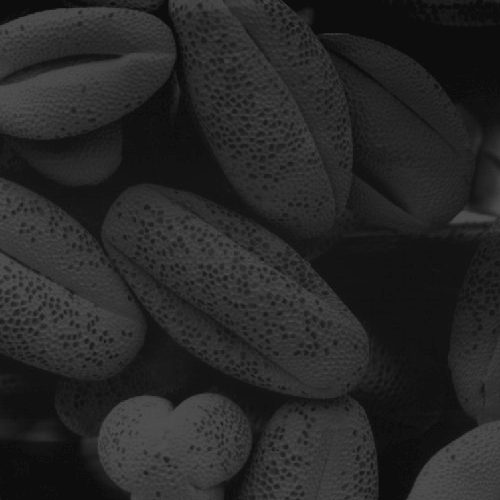
#> input picture assets/a1images/shells.tif, 500 x 500 px, found by its file name
$ python q10_bilateral.py
#> lines starting #> are read from the running program, lines starting #| are printed output that depends on the picture
import numpy as np
import matplotlib.pyplot as plt
import matplotlib.gridspec as gridspec
import cv2
import time

img_bgr  = cv2.imread("assets/a1images/shells.tif")
#> img_bgr is the input picture: shape (500, 500, 3); min 13, max 83, mean 38.7
img_rgb  = cv2.cvtColor(img_bgr, cv2.COLOR_BGR2RGB)
img_gray = cv2.cvtColor(img_bgr, cv2.COLOR_BGR2GRAY).astype(np.float32)

print(f"Image : shells.tif  {img_gray.shape}")
#| Image : shells.tif  (500, 500)


# (a) Manual Bilateral Filter
def bilateral_filter_manual(image, diameter, sigma_s, sigma_r):

    H, W   = image.shape
    radius = diameter // 2
    output = np.zeros_like(image)

    # Pre-build spatial Gaussian weights for the kernel window
    ky, kx   = np.mgrid[-radius:radius+1, -radius:radius+1]   # both (d,d)
    spatial_w = np.exp(-(kx**2 + ky**2) / (2 * sigma_s**2))   # (d,d)

    # Pad image so border pixels have a full neighbourhood
    pad   = radius
    img_p = np.pad(image, pad, mode="reflect")

    for i in range(H):
        for j in range(W):
            # Extract the neighbourhood patch
            patch = img_p[i:i+diameter, j:j+diameter]   # (d,d)

            # Range weight: Gaussian of intensity difference from centre pixel
            centre   = image[i, j]
            range_w  = np.exp(-((patch - centre)**2) / (2 * sigma_r**2))

            # Combined weight
            combined = spatial_w * range_w                # (d,d)

            # Normalised weighted average
            output[i, j] = np.sum(combined * patch) / np.sum(combined)

    return output


# Run on a smaller crop first for speed, then full image
DIAMETER = 9
SIGMA_S  = 10    # larger → smoother (more spatial averaging)
SIGMA_R  = 25    # larger → less edge-preserving (approaches Gaussian blur)

print(f"\nRunning manual bilateral filter (d={DIAMETER}, σs={SIGMA_S}, σr={SIGMA_R})...")
print("(This uses nested loops — may take ~30–60 seconds for a full image)")

# Work on a downscaled version for the manual filter to keep it fast
H, W    = img_gray.shape
#> H = 500; W = 500
scale   = 0.4
small   = cv2.resize(img_gray, (int(W*scale), int(H*scale)))
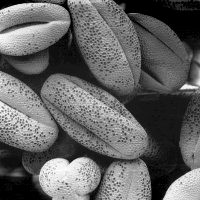
#> small: shape (200, 200) float32; min 13, max 79.25, mean 38.8; drawn with min black and max white

t0 = time.time()
bf_manual_small = bilateral_filter_manual(small, DIAMETER, SIGMA_S, SIGMA_R)
#> in bilateral_filter_manual, `img_p = np.pad(image, pad, mode="reflect")`:
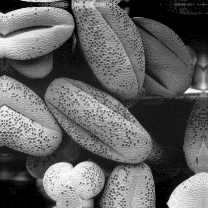
#> img_p: shape (208, 208) float32; min 13, max 79.25, mean 38.7; drawn with min black and max white
#> after the loop in bilateral_filter_manual, `for i in range(H):`:
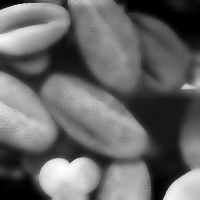
#> output: shape (200, 200) float32; min 13, max 76.77, mean 38.8; drawn with min black and max white
elapsed = time.time() - t0
print(f"Manual filter done in {elapsed:.1f}s  (on {small.shape} image)")
#| Manual filter done in 0.8s  (on (200, 200) image)


# (b) Gaussian smoothing via cv2.GaussianBlur
gauss_full = cv2.GaussianBlur(img_gray, ksize=(9, 9), sigmaX=SIGMA_S)
gauss_small = cv2.GaussianBlur(small,   ksize=(9, 9), sigmaX=SIGMA_S)


# (c) OpenCV bilateral filter
bf_opencv_full  = cv2.bilateralFilter(img_gray, d=DIAMETER,
                                      sigmaColor=SIGMA_R, sigmaSpace=SIGMA_S)
bf_opencv_small = cv2.bilateralFilter(small, d=DIAMETER,
                                      sigmaColor=SIGMA_R, sigmaSpace=SIGMA_S)

print("Manual vs OpenCV bilateral (on small image):")
diff = np.abs(bf_manual_small - bf_opencv_small)
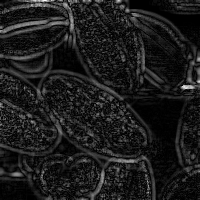
#> diff: shape (200, 200) float32; min 1.91e-06, max 5.09, mean 0.571; drawn with min black and max white
print(f"  Max difference  : {diff.max():.4f}")
#|   Max difference  : 5.0871
print(f"  Mean difference : {diff.mean():.4f}")
#|   Mean difference : 0.5714


# FIGURE 1 — Full image: all three methods on full-resolution image
fig = plt.figure(figsize=(16, 10))
fig.suptitle("Q10 — Bilateral Filtering vs Gaussian Smoothing",
             fontsize=13, fontweight="bold")

gs = gridspec.GridSpec(2, 4, figure=fig, hspace=0.4, wspace=0.3)

def to_uint8(x):
    return np.clip(x, 0, 255).astype(np.uint8)

# Row 0: full-image panels
full_panels = [
    (img_gray,      "Original grayscale"),
    (gauss_full,    f"(b) cv2.GaussianBlur\n(σ={SIGMA_S}, 9×9)\nSmooths edges"),
    (bf_opencv_full,f"(c) cv2.bilateralFilter\n(d={DIAMETER}, σs={SIGMA_S}, σr={SIGMA_R})\nEdges preserved"),
    (np.abs(gauss_full - bf_opencv_full).astype(np.uint8),
                    "Difference map\nGaussian − Bilateral\n(edge regions differ most)"),
]
for col, (im, title) in enumerate(full_panels):
    ax = fig.add_subplot(gs[0, col])
    ax.imshow(to_uint8(im), cmap="gray", vmin=0, vmax=255)
    ax.set_title(title, fontsize=9)
    ax.axis("off")
#> this loop made 4 passes
#> title on pass 1: 'Original grayscale'

# Row 1: small image panels (manual filter result)
small_panels = [
    (small,             "Original (40% scale)"),
    (gauss_small,       "(b) Gaussian (small)"),
    (bf_opencv_small,   "(c) OpenCV bilateral (small)"),
    (bf_manual_small,   f"(d) Manual bilateral (small)\n{elapsed:.1f}s runtime"),
]
for col, (im, title) in enumerate(small_panels):
    ax = fig.add_subplot(gs[1, col])
    ax.imshow(to_uint8(im), cmap="gray", vmin=0, vmax=255)
    ax.set_title(title, fontsize=9)
    ax.axis("off")
#> this loop made 4 passes
#> title on passes 1 to 3: 'Original (40% scale)', '(b) Gaussian (small)', '(c) OpenCV bilateral (small)'

plt.savefig("Q10_Bilateral/outputs/q10_output.png", dpi=150, bbox_inches="tight")
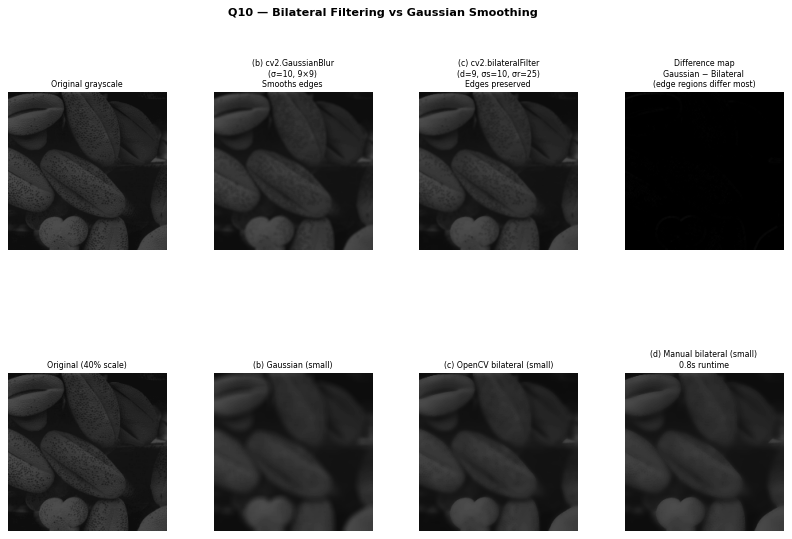
#> figure drawn by matplotlib, 8 panels
print("\nSaved → q10_output.png")
plt.show()


# FIGURE 2 — Zoomed crop: edge preservation is the key comparison
Hs, Ws = small.shape
#> Hs = 200; Ws = 200
r1, r2 = int(Hs * 0.15), int(Hs * 0.65)
#> r1 = 30; r2 = 130
c1, c2 = int(Ws * 0.10), int(Ws * 0.70)
#> c1 = 20; c2 = 140

fig2, axes2 = plt.subplots(1, 4, figsize=(16, 5))
fig2.suptitle("Q10 — Zoomed Crop: Edge Preservation Comparison",
              fontsize=12, fontweight="bold")

crop_panels = [
    (small,            "Original"),
    (gauss_small,      "Gaussian\n(edges blurred)"),
    (bf_opencv_small,  "OpenCV bilateral\n(edges sharp)"),
    (bf_manual_small,  "Manual bilateral\n(edges sharp)"),
]
for ax, (im, title) in zip(axes2, crop_panels):
    ax.imshow(to_uint8(im)[r1:r2, c1:c2], cmap="gray", vmin=0, vmax=255)
    ax.set_title(title, fontsize=10)
    ax.axis("off")
#> this loop made 4 passes

plt.tight_layout()
plt.savefig("Q10_Bilateral/outputs/q10_zoom_crop.png", dpi=150, bbox_inches="tight")
print("Saved -> q10_zoom_crop.png")
plt.show()


# FIGURE 3 — σ_r effect: show how range sigma controls edge preservation
fig3, axes3 = plt.subplots(1, 4, figsize=(16, 5))
fig3.suptitle("Q10 — Effect of σ_r (range sigma) on Edge Preservation\n"
              f"(OpenCV bilateral, d={DIAMETER}, σ_s={SIGMA_S})",
              fontsize=11, fontweight="bold")

for ax, sigma_r in zip(axes3, [5, 25, 75, 150]):
    result = cv2.bilateralFilter(small, d=DIAMETER,
                                 sigmaColor=sigma_r, sigmaSpace=SIGMA_S)
    ax.imshow(result, cmap="gray", vmin=0, vmax=255)
    label = "edge-preserving" if sigma_r <= 25 else ("Gaussian-like" if sigma_r >= 75 else "")
    ax.set_title(f"σ_r = {sigma_r}\n{label}", fontsize=10)
    ax.axis("off")

plt.tight_layout()
plt.savefig("Q10_Bilateral/outputs/q10_sigma_r_effect.png", dpi=150, bbox_inches="tight")
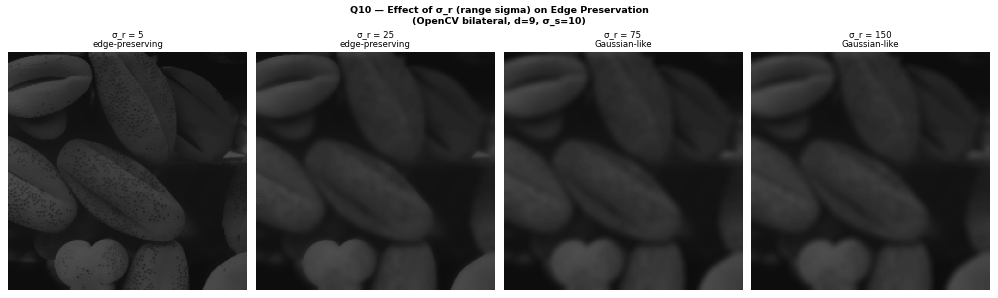
#> figure drawn by matplotlib, 4 panels
print("Saved -> q10_sigma_r_effect.png")
plt.show()


# FIGURE 4 — 1D profile through an edge: the key analytical plot
row_idx = Hs // 2
#> row_idx = 100
x = np.arange(Ws)
#> x = 200 values from 0 to 199

fig4, ax = plt.subplots(figsize=(12, 5))
ax.plot(x, small[row_idx, :],            color="#444444", lw=1.5, label="Original",           alpha=0.8)
ax.plot(x, gauss_small[row_idx, :],      color="#185FA5", lw=2,   label=f"Gaussian (σ={SIGMA_S})")
ax.plot(x, bf_opencv_small[row_idx, :],  color="#0F6E56", lw=2,   label=f"OpenCV bilateral (σr={SIGMA_R})")
ax.plot(x, bf_manual_small[row_idx, :],  color="#A32D2D", lw=1.5, label="Manual bilateral",   ls="--")

ax.set_xlabel("Column index", fontsize=11)
ax.set_ylabel("Intensity", fontsize=11)
ax.set_title("Q10 — 1D Profile: Gaussian blurs edges, Bilateral preserves them",
             fontsize=11)
ax.legend(fontsize=10)
ax.grid(True, alpha=0.3)

plt.tight_layout()
plt.savefig("Q10_Bilateral/outputs/q10_1d_profile.png", dpi=150, bbox_inches="tight")
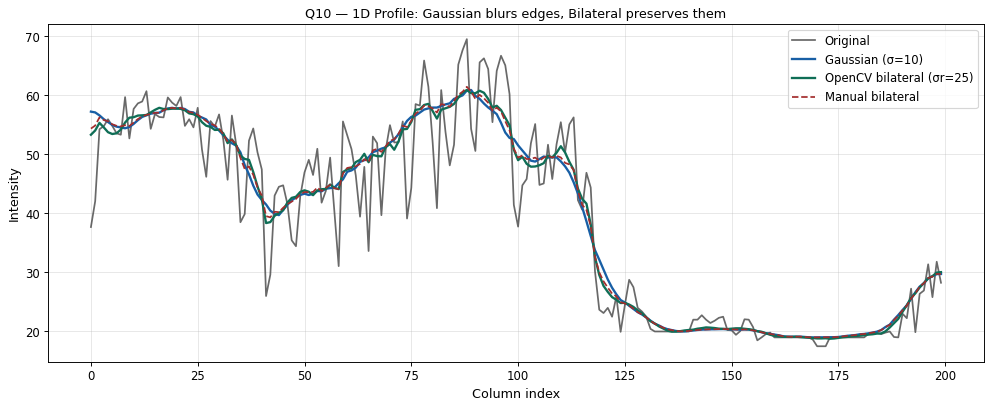
#> figure drawn by matplotlib, 1 panel; curve peaks at x = 88, y = 69.5; curve peaks at x = 89, y = 60.89; curve peaks at x = 88, y = 60.89
print("Saved -> q10_1d_profile.png")
plt.show()
